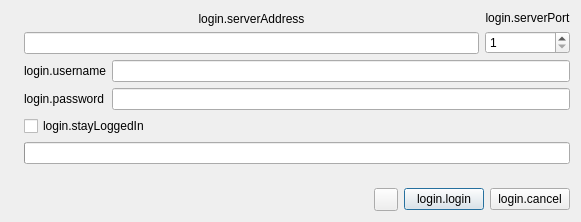
<?xml version="1.0" encoding="UTF-8"?>
<ui version="4.0">
 <class>LoginDialog</class>
 <widget class="QDialog" name="LoginDialog">
  <property name="geometry">
   <rect>
    <x>0</x>
    <y>0</y>
    <width>581</width>
    <height>222</height>
   </rect>
  </property>
  <property name="windowTitle">
   <string>loginWindow.title</string>
  </property>
  <property name="windowIcon">
   <iconset resource="rsc.qrc">
    <normaloff>:/icons/icons/icon.png</normaloff>:/icons/icons/icon.png</iconset>
  </property>
  <layout class="QHBoxLayout" name="horizontalLayout_2">
   <item>
    <widget class="QLabel" name="labelIcon">
     <property name="text">
      <string/>
     </property>
     <property name="pixmap">
      <pixmap resource="rsc.qrc">:/icons/icons/icon.png</pixmap>
     </property>
    </widget>
   </item>
   <item>
    <layout class="QVBoxLayout" name="verticalLayout_3">
     <item>
      <layout class="QHBoxLayout" name="horizontalLayout">
       <item>
        <layout class="QVBoxLayout" name="verticalLayout">
         <item>
          <widget class="QLabel" name="label_3">
           <property name="text">
            <string>login.serverAddress</string>
           </property>
           <property name="alignment">
            <set>Qt::AlignCenter</set>
           </property>
          </widget>
         </item>
         <item>
          <widget class="QLineEdit" name="lineEditIP"/>
         </item>
        </layout>
       </item>
       <item>
        <layout class="QVBoxLayout" name="verticalLayout_2">
         <item>
          <widget class="QLabel" name="label_4">
           <property name="text">
            <string>login.serverPort</string>
           </property>
           <property name="alignment">
            <set>Qt::AlignCenter</set>
           </property>
          </widget>
         </item>
         <item>
          <widget class="QSpinBox" name="spinBoxPort">
           <property name="minimum">
            <number>1</number>
           </property>
           <property name="maximum">
            <number>65535</number>
           </property>
          </widget>
         </item>
        </layout>
       </item>
      </layout>
     </item>
     <item>
      <layout class="QFormLayout" name="formLayout">
       <item row="0" column="0">
        <widget class="QLabel" name="label_2">
         <property name="text">
          <string>login.username</string>
         </property>
        </widget>
       </item>
       <item row="0" column="1">
        <widget class="QLineEdit" name="lineEditUsername"/>
       </item>
       <item row="1" column="0">
        <widget class="QLabel" name="label">
         <property name="text">
          <string>login.password</string>
         </property>
        </widget>
       </item>
       <item row="1" column="1">
        <widget class="QLineEdit" name="lineEditPassword">
         <property name="echoMode">
          <enum>QLineEdit::Password</enum>
         </property>
        </widget>
       </item>
      </layout>
     </item>
     <item>
      <widget class="QCheckBox" name="checkBoxAutoLogin">
       <property name="text">
        <string>login.stayLoggedIn</string>
       </property>
      </widget>
     </item>
     <item>
      <widget class="QProgressBar" name="progressBarConnection">
       <property name="maximum">
        <number>5</number>
       </property>
       <property name="value">
        <number>0</number>
       </property>
       <property name="format">
        <string/>
       </property>
      </widget>
     </item>
     <item>
      <spacer name="verticalSpacer">
       <property name="orientation">
        <enum>Qt::Vertical</enum>
       </property>
       <property name="sizeHint" stdset="0">
        <size>
         <width>20</width>
         <height>40</height>
        </size>
       </property>
      </spacer>
     </item>
     <item>
      <layout class="QHBoxLayout" name="horizontalLayout_3">
       <item>
        <spacer name="horizontalSpacer">
         <property name="orientation">
          <enum>Qt::Horizontal</enum>
         </property>
         <property name="sizeHint" stdset="0">
          <size>
           <width>40</width>
           <height>20</height>
          </size>
         </property>
        </spacer>
       </item>
       <item>
        <widget class="QToolButton" name="toolButtonLanguage">
         <property name="text">
          <string/>
         </property>
         <property name="icon">
          <iconset resource="rsc.qrc">
           <normaloff>:/icons/icons/lang.png</normaloff>:/icons/icons/lang.png</iconset>
         </property>
        </widget>
       </item>
       <item>
        <widget class="QPushButton" name="pushButtonLogin">
         <property name="text">
          <string>login.login</string>
         </property>
        </widget>
       </item>
       <item>
        <widget class="QPushButton" name="pushButtonCancel">
         <property name="text">
          <string>login.cancel</string>
         </property>
        </widget>
       </item>
      </layout>
     </item>
    </layout>
   </item>
  </layout>
 </widget>
 <resources>
  <include location="rsc.qrc"/>
 </resources>
 <connections/>
</ui>
